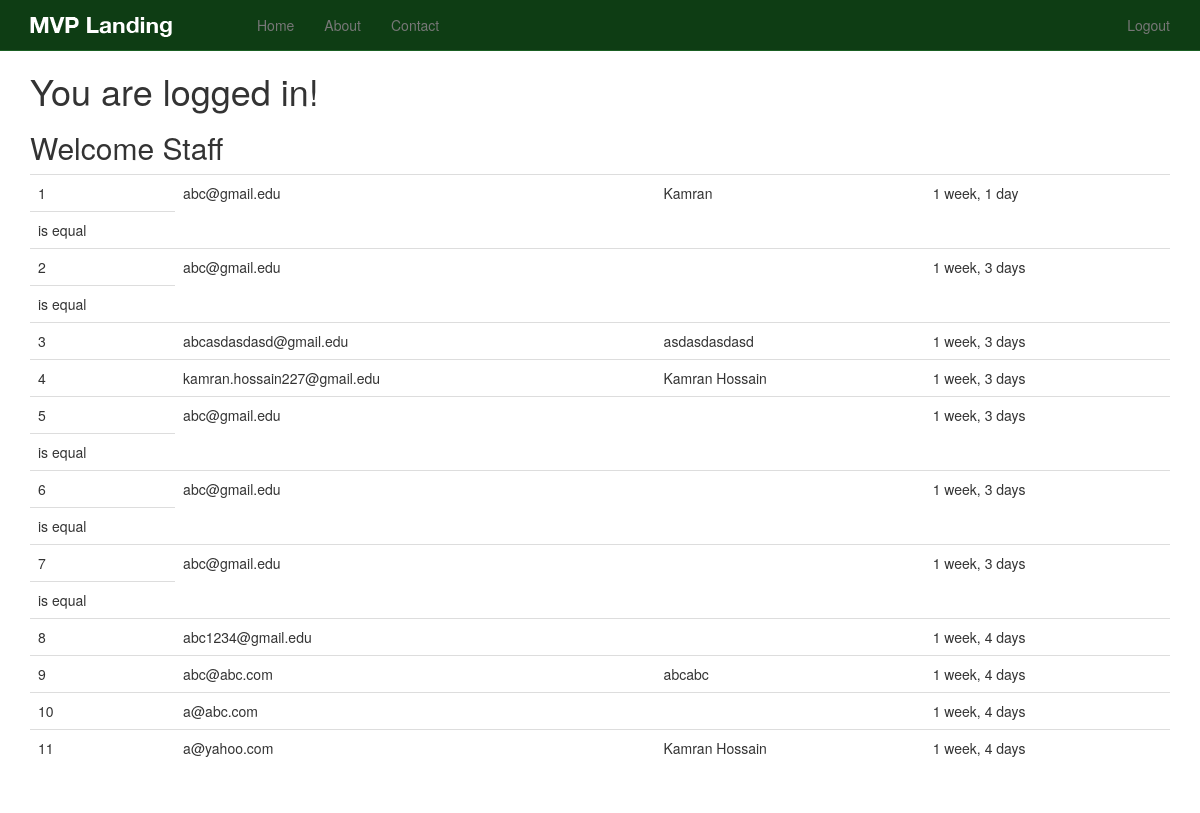
The app's page / (signed in) with its own data.
### newsletter/models.py (models this page shows)
class SignUp(models.Model):
    email = models.EmailField()
    full_name = models.CharField(max_length=120, blank=True, null= True)
    timestamp = models.DateTimeField(auto_now_add=True, auto_now=False)
    updated = models.DateTimeField(auto_now_add=False, auto_now=True)
    def __unicode__(self): #Python 3.5 is __str__
        return self.email

### newsletter/views.py (the view, shortened to what this page needs)
# urls.py: url(r'^$', 'newsletter.views.home', name='home'),
def home(request):
    title = 'Sign Up Now'
    form = SignUpForm(request.POST or None)
    context = {
        "title": title,
        "form": form
    }
    if request.user.is_authenticated() and request.user.is_staff:
        queryset = SignUp.objects.all().order_by('-timestamp')#.filter(full_name__icontains="Kamran")
        context = {
            "queryset": queryset
        }
    return render(request, "home.html", context)

### templates/home.html (shortened to what this page needs)
{% extends "base.html" %}
{% load crispy_forms_tags %}
{% load static %}
{% block content %}
{% if request.user.is_authenticated %}
    <h1>You are logged in!</h1>
    {% if queryset %}
    <h2>Welcome Staff</h2>
    <table class="table">
    {% for instance in queryset %}
        <tr><td>{{ forloop.counter }}</td><td>{{ instance }}</td><td> {{ instance.full_name }} </td><td> {{ instance.timestamp|timesince }} </td></tr>
        {% if instance.email == "abc@gmail.edu" %}
            <tr><td>is equal</td></tr>
        {% endif %}
    {% endfor %}
    </table>
    {% endif %}
{% endif %}
{% endblock %}

### templates/base.html (shortened to what this page needs)
{% load static %}
<!DOCTYPE html>
<html lang="en">
  <head>
    {% include 'head_css.html' %}
  </head>
  <body>
      {% include 'navbar.html' %}
    <div class="container">
        {% block content %}
        {% endblock %}
    </div>
  </body>
</html>

### templates/head_css.html
{% load static %}
    <link href="{% static 'css/font-awesome.min.css' %}" rel="stylesheet">
    <link href="{% static 'css/bootstrap.min.css' %}" rel="stylesheet">
    <link href="{% static 'css/navbar-static-top.css' %}" rel="stylesheet">
    <link href="{% static 'css/custom.css' %}" rel="stylesheet">

### templates/navbar.html (shortened to what this page needs)
{% load static %}
    <nav class="navbar navbar-default navbar-static-top">
      <div class="container">
        <div class="navbar-header">
          <a class="navbar-brand" href="{% url 'home' %}"><img src="{% static 'img/mvp_landing_logo.png' %}"</a>
        </div>
        <div id="navbar" class="navbar-collapse collapse">
          <ul class="nav navbar-nav">
            <li><a href="{% url 'home' %}">Home</a></li>
            <li><a href="{% url 'about' %}">About</a></li>
            <li><a href="{% url 'contact' %}">Contact</a></li>
          </ul>
          <ul class="nav navbar-nav navbar-right">
            {% if request.user.is_authenticated %}
            <li><a href="{% url 'auth_logout' %}">Logout</a></li>
            {% else %}
            <li><a href="{% url 'registration_register' %}">Register</a></li>
            {% endif %}
          </ul>
        </div>
      </div>
    </nav>

### templates/javascript.html (shortened to what this page needs)
{% load static %}

### static_in_pro/our_static/css/navbar-static-top.css (style rules this page uses)
body { min-height: 1000px; }
.navbar-static-top { margin-bottom: 19px; background-color: #0E3D14; border-color: #1A5F23; }
.navbar-default .navbar-brand { color: #FFF; }
.navbar-default .navbar-nav>li>a { color: #777; }

### records on screen
SignUp: email "abc@gmail.edu", full_name "Kamran", timestamp "1 week, 1 day", shows "is equal"
SignUp: email "abc@gmail.edu", timestamp "1 week, 3 days", shows "is equal"
SignUp: email "abcasdasdasd@gmail.edu", full_name "asdasdasdasd", timestamp "1 week, 3 days"
SignUp: email "kamran.hossain227@gmail.edu", full_name "Kamran Hossain", timestamp "1 week, 3 days"
SignUp: email "abc@gmail.edu", timestamp "1 week, 3 days", shows "is equal"
SignUp: email "abc@gmail.edu", timestamp "1 week, 3 days", shows "is equal"
SignUp: email "abc@gmail.edu", timestamp "1 week, 3 days", shows "is equal"
SignUp: email "abc1234@gmail.edu", timestamp "1 week, 4 days"
SignUp: email "abc@abc.com", full_name "abcabc", timestamp "1 week, 4 days"
SignUp: email "a@abc.com", timestamp "1 week, 4 days"
SignUp: email "a@yahoo.com", full_name "Kamran Hossain", timestamp "1 week, 4 days"
